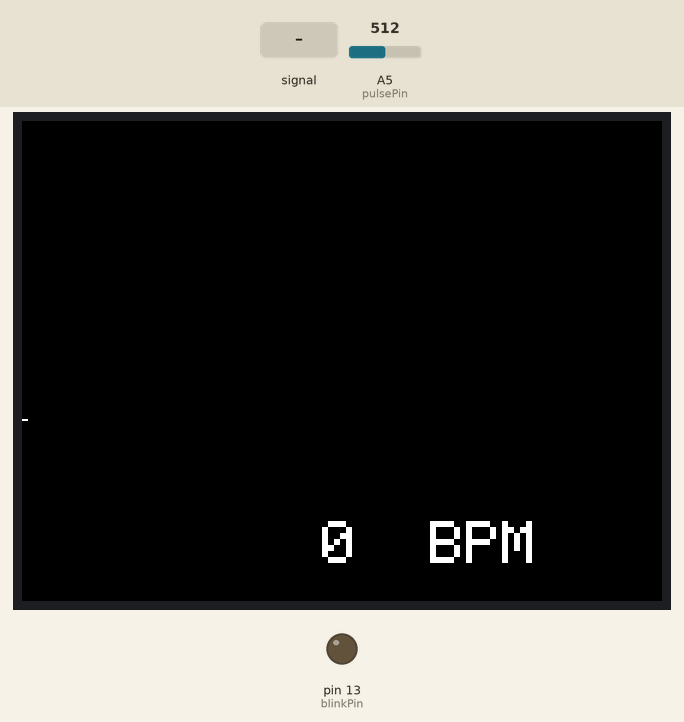
Recording of a sketch running on a simulated Arduino Uno, built with avr-gcc and run on an emulated ATmega328P. Parts: 320×240 colour display, output pins drawn as LEDs (lit = HIGH). Inputs (shaded band) come from the test bench; at power-on: A5 (pulsePin) = 512. What the sketch prints to the serial monitor is not drawn.

Above: at 1.4 s.
1.5 s: A5 (pulsePin) fed a 2 Hz sine of ±306 counts around its level
At 1.67 s:
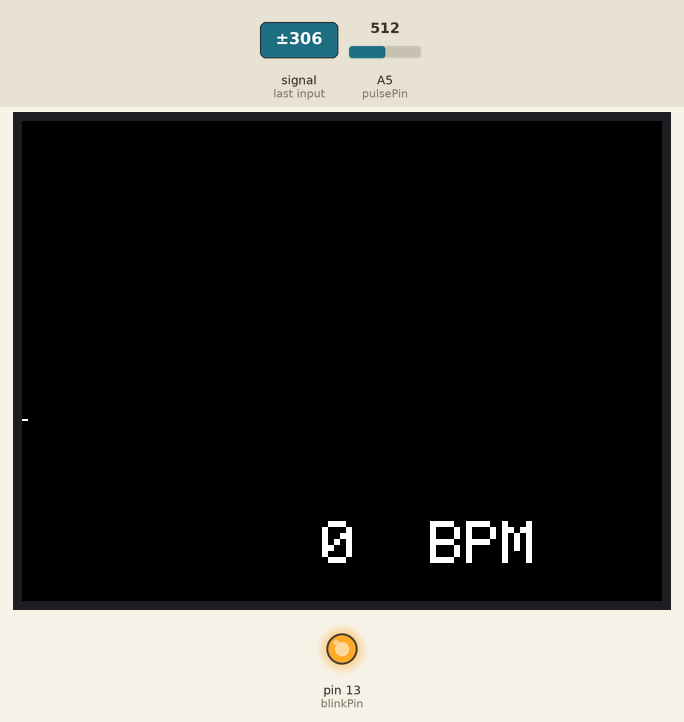
4.5 s: A5 (pulsePin) set to 526
At 5.8 s:
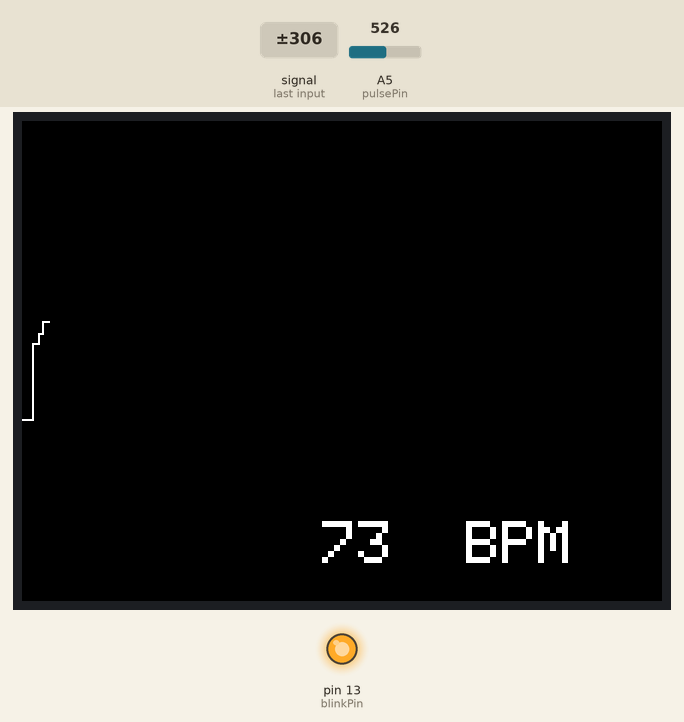
7.5 s: A5 (pulsePin) fed a 200 Hz sine of ±81 counts around its level
At 7.68 s:
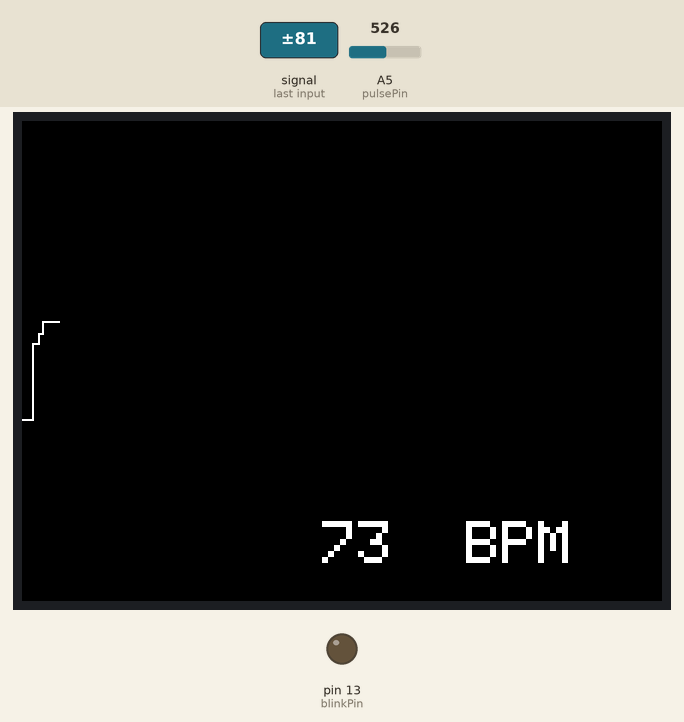
9.3 s: A5 (pulsePin) set to 716
At 10.8 s:
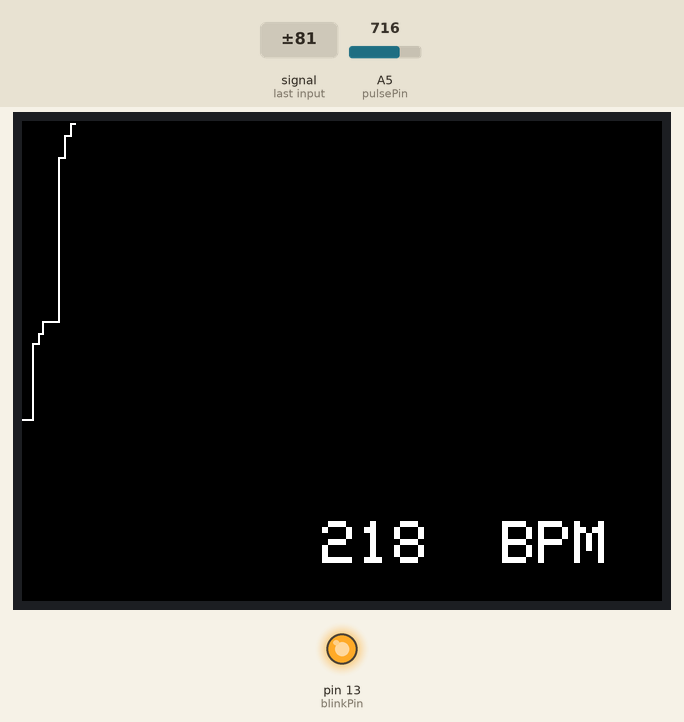
11.5 s: A5 (pulsePin) fed a 50 Hz sine of ±306 counts around its level
At 12.7 s:
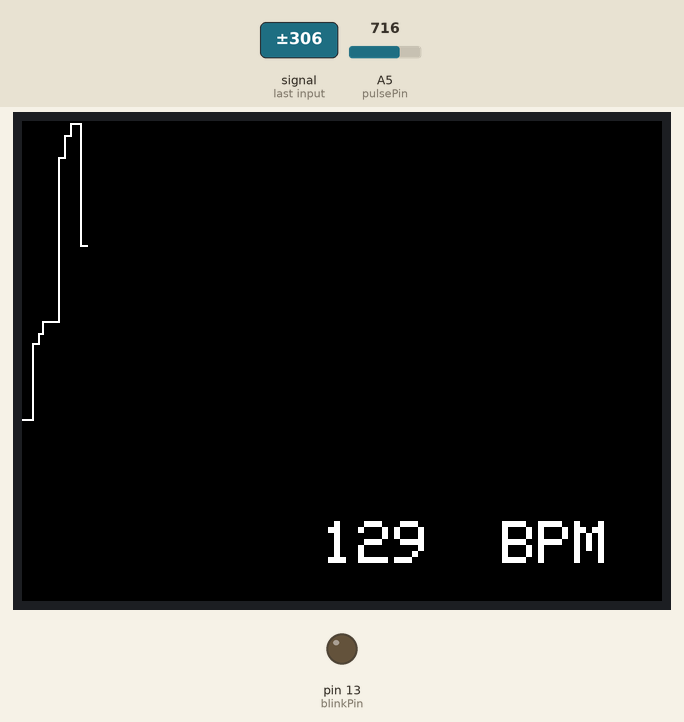
13.0 s: A5 (pulsePin) set to 515
At 14.8 s:
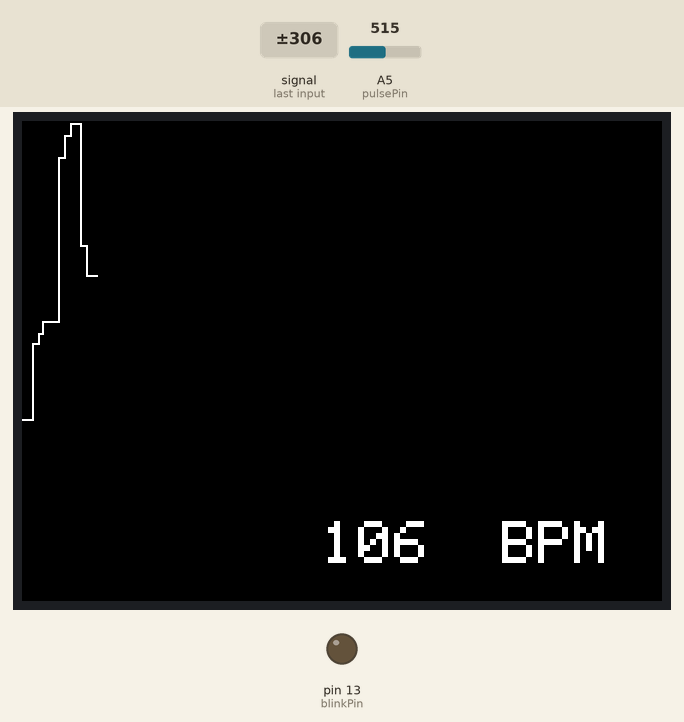
Timing chart, 0 to 17.0 s (numbered marks = the images above; inputs shaded):
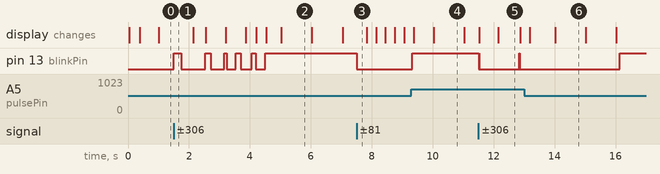

The sketch:

Heart_rate_sensor.ino
```cpp
/*Modified by
 * Technical Team,REES52
 */
int x1=90;
  int y1=0;
  int x2=0;
  int y2=0;


// *** SPFD5408 change -- Begin
#include <SPFD5408_Adafruit_GFX.h>    // Core graphics library
#include <SPFD5408_Adafruit_TFTLCD.h> // Hardware-specific library
#include <SPFD5408_TouchScreen.h>

// The control pins for the LCD can be assigned to any digital or
// analog pins...but we'll use the analog pins as this allows us to
// double up the pins with the touch screen (see the TFT paint example).
#define LCD_CS A3 // Chip Select goes to Analog 3
#define LCD_CD A2 // Command/Data goes to Analog 2
#define LCD_WR A1 // LCD Write goes to Analog 1
#define LCD_RD A0 // LCD Read goes to Analog 0

#define LCD_RESET A4 // Can alternately just connect to Arduino's reset pin

// When using the BREAKOUT BOARD only, use these 8 data lines to the LCD:
// For the Arduino Uno, Duemilanove, Diecimila, etc.:
//   D0 connects to digital pin 8  (Notice these are
//   D1 connects to digital pin 9   NOT in order!)
//   D2 connects to digital pin 2
//   D3 connects to digital pin 3
//   D4 connects to digital pin 4
//   D5 connects to digital pin 5
//   D6 connects to digital pin 6
//   D7 connects to digital pin 7
// For the Arduino Mega, use digital pins 22 through 29
// (on the 2-row header at the end of the board).

// Assign human-readable names to some common 16-bit color values:
#define  BLACK   0x0000
#define BLUE    0x001F
#define RED     0xF800
#define GREEN   0x07E0
#define CYAN    0x07FF
#define MAGENTA 0xF81F
#define YELLOW  0xFFE0
#define WHITE   0xFFFF

Adafruit_TFTLCD tft(LCD_CS, LCD_CD, LCD_WR, LCD_RD, LCD_RESET);
// If using the shield, all control and data lines are fixed, and
// a simpler declaration can optionally be used:
// Adafruit_TFTLCD tft;

//code copied from arduino.cc
int pulsePin = A5;                 // Pulse Sensor purple wire connected to analog pin A0
int blinkPin = 13;                // pin to blink led at each beat

// Volatile Variables, used in the interrupt service routine!
volatile int BPM;                   // int that holds raw Analog in 0. updated every 2mS
volatile int Signal;                // holds the incoming raw data
volatile int IBI = 600;             // int that holds the time interval between beats! Must be seeded!
volatile boolean Pulse = false;     // "True" when User's live heartbeat is detected. "False" when not a "live beat".
volatile boolean QS = false;        // becomes true when Arduoino finds a beat.

static boolean serialVisual = true;   // Set to 'false' by Default.  Re-set to 'true' to see Arduino Serial Monitor ASCII Visual Pulse

volatile int rate[10];                      // array to hold last ten IBI values
volatile unsigned long sampleCounter = 0;          // used to determine pulse timing
volatile unsigned long lastBeatTime = 0;           // used to find IBI
volatile int P = 512;                      // used to find peak in pulse wave, seeded
volatile int T = 512;                     // used to find trough in pulse wave, seeded
volatile int thresh = 525;                // used to find instant moment of heart beat, seeded
volatile int amp = 100;                   // used to hold amplitude of pulse waveform, seeded
volatile boolean firstBeat = true;        // used to seed rate array so we startup with reasonable BPM
volatile boolean secondBeat = false;      // used to seed rate array so we startup with reasonable BPM

void setup()
{
  pinMode(blinkPin,OUTPUT);         // pin that will blink to your heartbeat!
  Serial.begin(115200);             // we agree to talk fast!
  interruptSetup();                 // sets up to read Pulse Sensor signal every 2mS
  #ifdef USE_ADAFRUIT_SHIELD_PINOUT
  Serial.println(F("Using Adafruit 2.8\" TFT Arduino Shield Pinout"));
#else
  Serial.println(F("Using Adafruit 2.8\" TFT Breakout Board Pinout"));
#endif

  Serial.begin(9600);

  progmemPrintln(PSTR("TFT LCD test"));

#ifdef USE_ADAFRUIT_SHIELD_PINOUT
  progmemPrintln(PSTR("Using Adafruit 2.8\" TFT Arduino Shield Pinout"));
#else
  progmemPrintln(PSTR("Using Adafruit 2.8\" TFT Breakout Board Pinout"));
#endif

  tft.reset();

  // *** SPFD5408 change -- Begin

// Original code commented

//  uint16_t identifier = tft.readID();
//
//  if(identifier == 0x9325) {
//    Serial.println(F("Found ILI9325 LCD driver"));
//  } else if(identifier == 0x9328) {
//    Serial.println(F("Found ILI9328 LCD driver"));
//  } else if(identifier == 0x7575) {
//    Serial.println(F("Found HX8347G LCD driver"));
//  } else if(identifier == 0x9341) {
//    Serial.println(F("Found ILI9341 LCD driver"));
//  } else if(identifier == 0x8357) {
//    Serial.println(F("Found HX8357D LCD driver"));
//  } else {
//    Serial.print(F("Unknown LCD driver chip: "));
//    Serial.println(identifier, HEX);
//    Serial.println(F("If using the Adafruit 2.8\" TFT Arduino shield, the line:"));
//    Serial.println(F("  #define USE_ADAFRUIT_SHIELD_PINOUT"));
//    Serial.println(F("should appear in the library header (Adafruit_TFT.h)."));
//    Serial.println(F("If using the breakout board, it should NOT be #defined!"));
//    Serial.println(F("Also if using the breakout, double-check that all wiring"));
//    Serial.println(F("matches the tutorial."));
//    return;
//  }
//
//  tft.begin(identifier);

  // Code changed to works

  tft.begin(0x9341); // SDFP5408

  tft.setRotation(0); // Need for the Mega, please changed for your choice or rotation initial

  // *** SPFD5408 change -- End

                                  // IF YOU ARE POWERING The Pulse Sensor AT VOLTAGE LESS THAN THE BOARD VOLTAGE,
                              //   analogReference(EXTERNAL);
  tft.fillScreen(BLACK);

  tft.setCursor(0, 0);


}


//  Where the Magic Happens
void loop()
{
   serialOutput();
 /*
  if (QS == true) // A Heartbeat Was Found
    {
      // BPM and IBI have been Determined
      // Quantified Self "QS" true when arduino finds a heartbeat
      serialOutputWhenBeatHappens(); // A Beat Happened, Output that to serial.
      QS = false; // reset the Quantified Self flag for next time
    }*/

  delay(20); //  take a break

  serialOutputWhenBeatHappens();

}


void interruptSetup()
{
  // Initializes Timer2 to throw an interrupt every 2mS.
  TCCR2A = 0x02;     // DISABLE PWM ON DIGITAL PINS 3 AND 11, AND GO INTO CTC MODE
  TCCR2B = 0x06;     // DON'T FORCE COMPARE, 256 PRESCALER
  OCR2A = 0X7C;      // SET THE TOP OF THE COUNT TO 124 FOR 500Hz SAMPLE RATE
  TIMSK2 = 0x02;     // ENABLE INTERRUPT ON MATCH BETWEEN TIMER2 AND OCR2A
  sei();             // MAKE SURE GLOBAL INTERRUPTS ARE ENABLED
}

void serialOutput()
{   // Decide How To Output Serial.
 if (serialVisual == true)
  {
     arduinoSerialMonitorVisual('-', Signal);   // goes to function that makes Serial Monitor Visualizer
  }
 else
  {
      sendDataToSerial('S', Signal);     // goes to sendDataToSerial function
   }
}

void serialOutputWhenBeatHappens()
{
 if (serialVisual == true) //  Code to Make the Serial Monitor Visualizer Work
   {
     Serial.print(" Heart-Beat Found ");  //ASCII Art Madness
     Serial.print("BPM: ");
     Serial.println(BPM);
     int t=millis()/1000;
     tft.fillRect(150,200,240,320,BLACK);
  tft.setRotation(2);   //converting time to seconds
   x2=map(BPM,0,220,90,240); Serial.println(x2);
   y2=map(t,0,120,0,320); Serial.println(y2);
  tft.drawLine(x1,y1,x2,y2,WHITE);
  x1=x2; y1=y2;
  tft.setCursor(150,200);
  tft.setTextSize(3);
  tft.setTextColor(WHITE);
  tft.setRotation(3);
  tft.print(BPM);
  tft.print("  BPM");
   }
 else
   {
     sendDataToSerial('B',BPM);   // send heart rate with a 'B' prefix
     sendDataToSerial('Q',IBI);   // send time between beats with a 'Q' prefix
   }
}

void arduinoSerialMonitorVisual(char symbol, int data )
{
  const int sensorMin = 0;      // sensor minimum, discovered through experiment
  const int sensorMax = 1024;    // sensor maximum, discovered through experiment
  int sensorReading = data; // map the sensor range to a range of 12 options:
  int range = map(sensorReading, sensorMin, sensorMax, 0, 11);
  // do something different depending on the
  // range value:
}


void sendDataToSerial(char symbol, int data )
{
   Serial.print(symbol);
   Serial.println(data);
}

ISR(TIMER2_COMPA_vect) //triggered when Timer2 counts to 124
{
  cli();                                      // disable interrupts while we do this
  Signal = analogRead(pulsePin);              // read the Pulse Sensor
  sampleCounter += 2;                         // keep track of the time in mS with this variable
  int N = sampleCounter - lastBeatTime;       // monitor the time since the last beat to avoid noise
                                              //  find the peak and trough of the pulse wave
  if(Signal < thresh && N > (IBI/5)*3) // avoid dichrotic noise by waiting 3/5 of last IBI
    {
      if (Signal < T) // T is the trough
      {
        T = Signal; // keep track of lowest point in pulse wave
      }
    }

  if(Signal > thresh && Signal > P)
    {          // thresh condition helps avoid noise
      P = Signal;                             // P is the peak
    }                                        // keep track of highest point in pulse wave

  //  NOW IT'S TIME TO LOOK FOR THE HEART BEAT
  // signal surges up in value every time there is a pulse
  if (N > 250)
  {                                   // avoid high frequency noise
    if ( (Signal > thresh) && (Pulse == false) && (N > (IBI/5)*3) )
      {
        Pulse = true;                               // set the Pulse flag when we think there is a pulse
        digitalWrite(blinkPin,HIGH);                // turn on pin 13 LED
        IBI = sampleCounter - lastBeatTime;         // measure time between beats in mS
        lastBeatTime = sampleCounter;               // keep track of time for next pulse

        if(secondBeat)
        {                        // if this is the second beat, if secondBeat == TRUE
          secondBeat = false;                  // clear secondBeat flag
          for(int i=0; i<=9; i++) // seed the running total to get a realisitic BPM at startup
          {
            rate[i] = IBI;
          }
        }

        if(firstBeat) // if it's the first time we found a beat, if firstBeat == TRUE
        {
          firstBeat = false;                   // clear firstBeat flag
          secondBeat = true;                   // set the second beat flag
          sei();                               // enable interrupts again
          return;                              // IBI value is unreliable so discard it
        }
      // keep a running total of the last 10 IBI values
      word runningTotal = 0;                  // clear the runningTotal variable

      for(int i=0; i<=8; i++)
        {                // shift data in the rate array
          rate[i] = rate[i+1];                  // and drop the oldest IBI value
          runningTotal += rate[i];              // add up the 9 oldest IBI values
        }

      rate[9] = IBI;                          // add the latest IBI to the rate array
      runningTotal += rate[9];                // add the latest IBI to runningTotal
      runningTotal /= 10;                     // average the last 10 IBI values
      BPM = 60000/runningTotal;               // how many beats can fit into a minute? that's BPM!
      QS = true;                              // set Quantified Self flag
      // QS FLAG IS NOT CLEARED INSIDE THIS ISR
    }
  }

  if (Signal < thresh && Pulse == true)
    {   // when the values are going down, the beat is over
      digitalWrite(blinkPin,LOW);            // turn off pin 13 LED
      Pulse = false;                         // reset the Pulse flag so we can do it again
      amp = P - T;                           // get amplitude of the pulse wave
      thresh = amp/2 + T;                    // set thresh at 50% of the amplitude
      P = thresh;                            // reset these for next time
      T = thresh;
    }

  if (N > 2500)
    {                           // if 2.5 seconds go by without a beat
      thresh = 512;                          // set thresh default
      P = 512;                               // set P default
      T = 512;                               // set T default
      lastBeatTime = sampleCounter;          // bring the lastBeatTime up to date
      firstBeat = true;                      // set these to avoid noise
      secondBeat = false;                    // when we get the heartbeat back
    }

  sei();                                   // enable interrupts when youre done!
}// end isr
// Copy string from flash to serial port
// Source string MUST be inside a PSTR() declaration!
void progmemPrint(const char *str) {
  char c;
  while(c = pgm_read_byte(str++)) Serial.print(c);
}

// Same as above, with trailing newline
void progmemPrintln(const char *str) {
  progmemPrint(str);
  Serial.println();
}
```

Measured:
- after the input at 1.5 s, pin 13 (blinkPin): LOW → HIGH at once, → LOW 0.24 s later, → HIGH 0.79 s later, → LOW 0.17 s later, … (10 changes in this stretch)
- after the input at 4.5 s, pin 13 (blinkPin): goes on until 4.5 s, then stays HIGH
- after the input at 7.5 s, pin 13 (blinkPin): HIGH → LOW at once
- after the input at 9.3 s, pin 13 (blinkPin): LOW → HIGH at once
- after the input at 11.5 s, pin 13 (blinkPin): goes LOW 0.01 s, HIGH 0.01 s, LOW 1.3 s, HIGH 0.01 s, then LOW, starting at once; the display: first changes at once (image 5 shows a later state)
- what the display in image 5 shows lasts 0.8 s, from 12.1 s to 12.9 s
